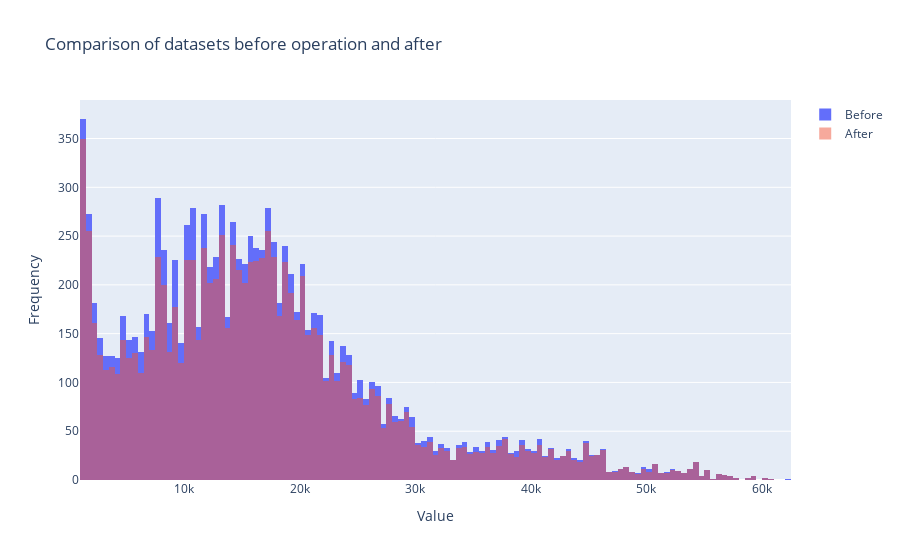

Here is the notebook cell this chart was saved with:
### Code cell
comparison_plot(df, df_inliners)

### Figure 1 — Plotly figure (JSON) as saved in the notebook; plotly's stock layout.template omitted (floating-point values rounded to 4 significant figures; data arrays with more than 128 entries replaced by an {"elided": "..."} marker saying what was removed)
{"data": [{"bingroup": "1", "name": "Before", "type": "histogram", "x": {"elided": "11442 int values"}}, {"bingroup": "1", "name": "After", "opacity": 0.5, "type": "histogram", "x": {"elided": "10296 int values"}}], "layout": {"barmode": "overlay", "hovermode": "x unified", "title": {"text": "Comparison of datasets before operation and after"}, "xaxis": {"title": {"text": "Value"}}, "yaxis": {"title": {"text": "Frequency"}}}}
